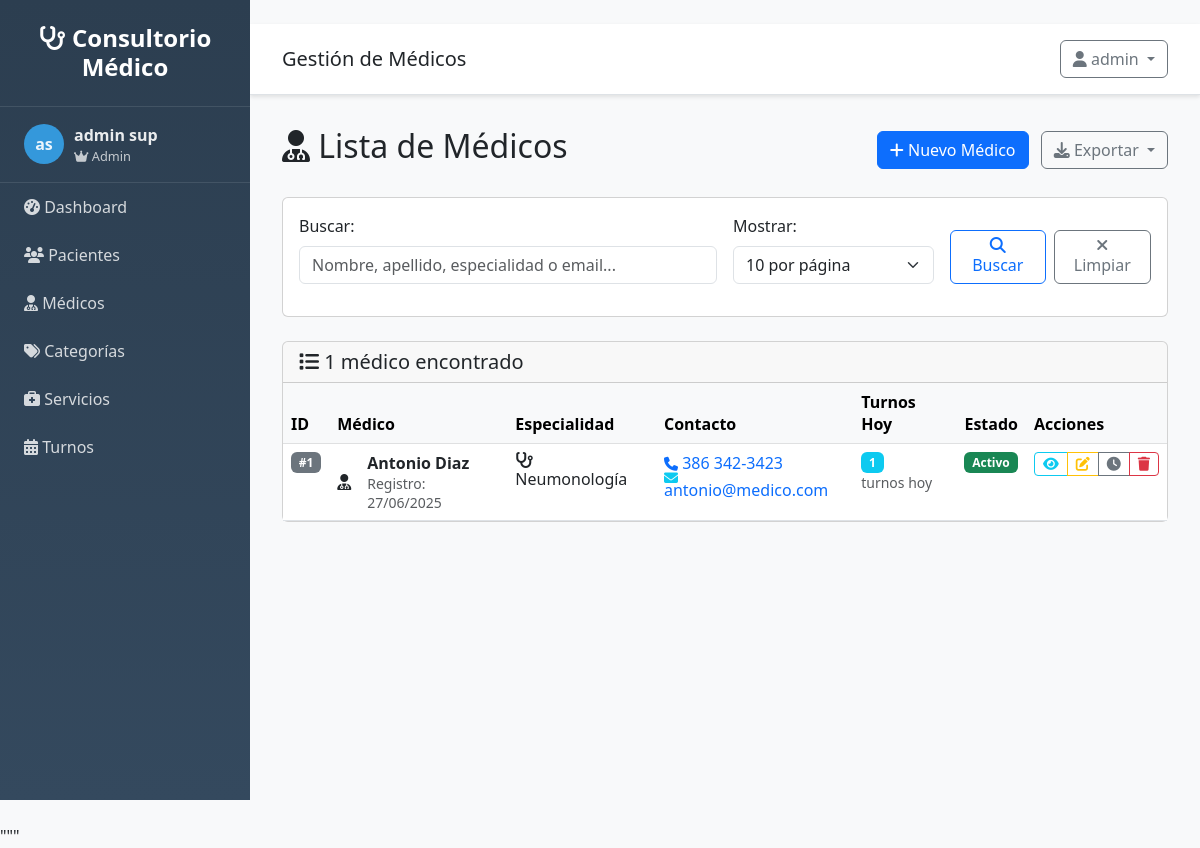
/profesionales/ (signed in), run on an earlier commit of the app's database.
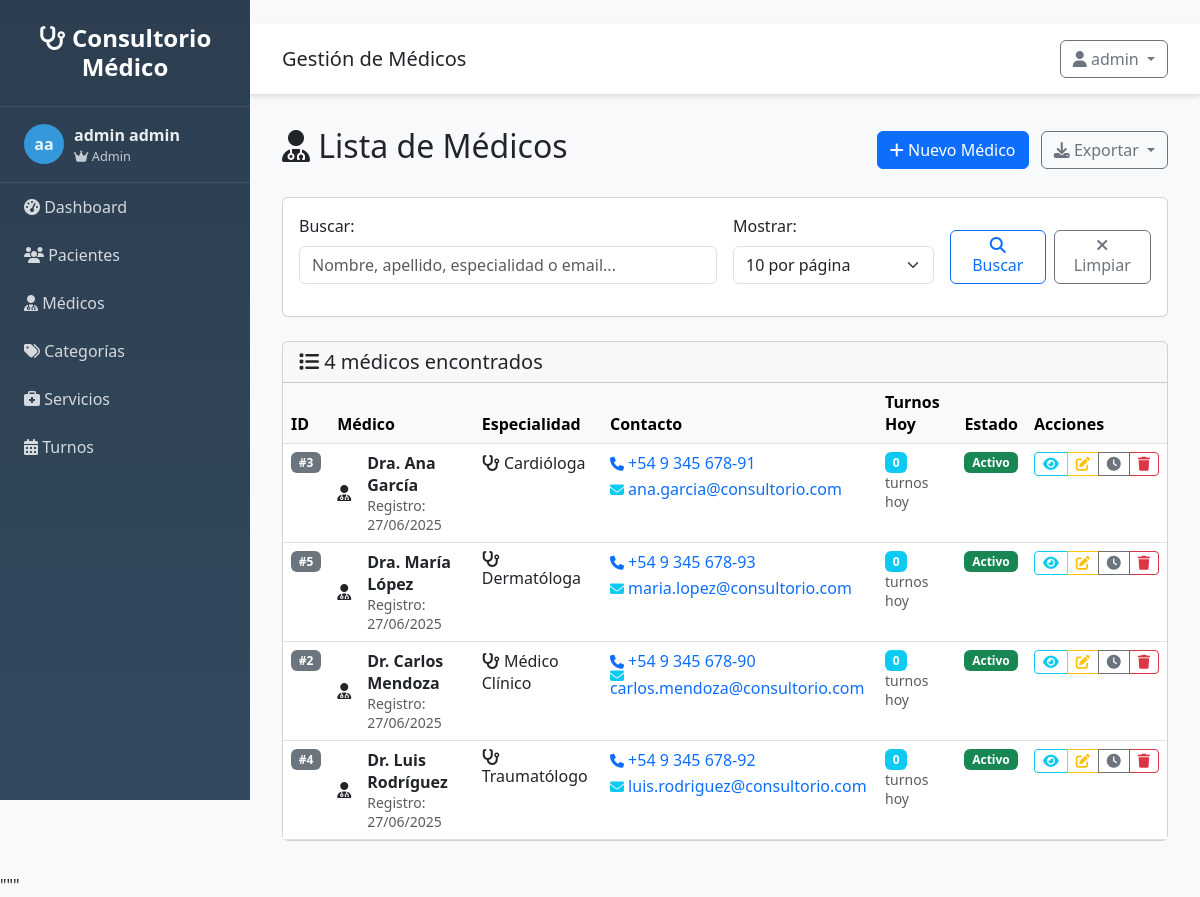
And on a later commit of the database.
### src/models/usuario.py (models this page shows, shortened)
class Usuario(UserMixin, db.Model):
    __tablename__ = 'usuarios'
    id = db.Column(db.Integer, primary_key=True)
    username = db.Column(db.String(80), unique=True, nullable=False)
    email = db.Column(db.String(120), unique=True, nullable=False)
    password_hash = db.Column(db.String(255), nullable=False)
    nombre = db.Column(db.String(100), nullable=False)
    apellido = db.Column(db.String(100), nullable=False)
    rol = db.Column(db.String(20), default='usuario')
    activo = db.Column(db.Boolean, default=True)
    ultimo_login = db.Column(db.DateTime)
    fecha_creacion = db.Column(db.DateTime, default=datetime.utcnow)
    @property
    def nombre_completo(self):
        return f"{self.nombre} {self.apellido}"
    def is_admin(self):
        return self.rol == 'admin'

### src/models/profesional.py (models this page shows, shortened)
class Profesional(db.Model):
    __tablename__ = 'profesionales'
    id = db.Column(db.Integer, primary_key=True)
    nombre = db.Column(db.String(100), nullable=False)
    apellido = db.Column(db.String(100), nullable=False)
    telefono = db.Column(db.String(20), nullable=True)
    email = db.Column(db.String(120), nullable=True)
    especialidad = db.Column(db.String(100), nullable=True)
    activo = db.Column(db.Boolean, default=True)
    fecha_creacion = db.Column(db.DateTime, default=datetime.utcnow)
    turnos = db.relationship('Turno', backref='profesional', lazy=True)
    @property
    def nombre_completo(self):
        return f"{self.nombre} {self.apellido}"

### src/routes/profesionales.py (the view)
@profesionales_bp.route('/')
@login_required
def listar():
    page = request.args.get('page', 1, type=int)
    per_page = request.args.get('per_page', 10, type=int)
    search = request.args.get('search', '', type=str)
    profesionales = ProfesionalService.get_paginated_profesionales(page, per_page, search)
    return render_template('profesionales/listar.html',
                         profesionales=profesionales,
                         search=search)

### src/app.py (called while the page is built)
def create_app(config=None):
    app = Flask(__name__,
                template_folder='../templates',
                static_folder='../static')
    if config:
        app.config.update(config)
    else:
        app.config.from_object(Config)
    init_db(app)
    init_auth(app)
    @app.context_processor
    def inject_user():
        from flask_login import current_user
        return dict(
            current_user=current_user,
            today=date.today(),
            now=datetime.now()
        )
    register_blueprints(app)
    register_template_filters(app)
    register_error_handlers(app)
    @app.route('/')
    def root():
        if current_user.is_authenticated:
            return redirect(url_for('main.index'))
        return redirect(url_for('auth.login'))
    return app

### src/auth.py (called while the page is built)
@login_manager.user_loader
def load_user(user_id):
    try:
        from src.models.usuario import Usuario
        return Usuario.query.get(int(user_id))
    except:
        return None

### templates/profesionales/listar.html (shortened to what the changed rows need)
{% extends "base.html" %}
{% block content %}
<div class="d-flex justify-content-between align-items-center mb-4">
    <h2>
        <i class="fas fa-user-md"></i> Lista de Médicos
    </h2>
</div>
<div class="card">
    <div class="card-header">
        <h5 class="card-title mb-0">
            <i class="fas fa-list"></i>
            {% if profesionales and profesionales.items %}
                {{ profesionales.total }} médico{{ 's' if profesionales.total != 1 else '' }} encontrado{{ 's' if profesionales.total != 1 else '' }}
            {% else %}
                No hay médicos
            {% endif %}
        </h5>
    </div>
    <div class="card-body p-0">
        {% if profesionales and profesionales.items %}
            <div class="table-responsive">
                <table class="table table-hover mb-0">
                    <thead class="table-light">
                        <tr>
                            <th>ID</th>
                            <th>Médico</th>
                            <th>Especialidad</th>
                            <th>Contacto</th>
                            <th>Turnos Hoy</th>
                            <th>Estado</th>
                            <th>Acciones</th>
                        </tr>
                    </thead>
                    <tbody>
                        {% for profesional in profesionales.items %}
                        <tr>
                            <td>
                                <span class="badge bg-secondary">#{{ profesional.id }}</span>
                            </td>
                            <td>
                                <div class="d-flex align-items-center">
                                    <div class="doctor-avatar me-3">
                                        <i class="fas fa-user-md"></i>
                                    </div>
                                    <div>
                                        <strong>{{ profesional.nombre_completo }}</strong>
                                        <br><small class="text-muted">Registro: {{ profesional.fecha_creacion.strftime('%d/%m/%Y') if profesional.fecha_creacion else 'N/A' }}</small>
                                    </div>
                                </div>
                            </td>
                            <td>
                                {% if profesional.especialidad %}
                                    <span class="specialty-badge">
                                        <i class="fas fa-stethoscope"></i>
                                        {{ profesional.especialidad }}
                                    </span>
                                {% else %}
                                    <span class="text-muted">Sin especialidad</span>
                                {% endif %}
                            </td>
                            <td>
                                <div class="contact-info">
                                    {% if profesional.telefono %}
                                        <div class="mb-1">
                                            <i class="fas fa-phone fa-sm text-primary"></i>
                                            <a href="tel:{{ profesional.telefono }}" class="text-decoration-none">
                                                {{ profesional.telefono|telefono }}
                                            </a>
                                        </div>
                                    {% endif %}
                                    {% if profesional.email %}
                                        <div>
                                            <i class="fas fa-envelope fa-sm text-info"></i>
                                            <a href="mailto:{{ profesional.email }}" class="text-decoration-none">
                                                {{ profesional.email }}
                                            </a>
                                        </div>
                                    {% endif %}
                                </div>
                            </td>
                            <td>
                                <div class="today-appointments">
                                    <span class="badge bg-info">
                                        {{ profesional.turnos|selectattr('fecha', 'equalto', today)|list|length if today else 0 }}
                                    </span>
                                    <small class="text-muted d-block">turnos hoy</small>
                                </div>
                            </td>
                            <td>
                                <span class="badge bg-success">Activo</span>
                            </td>
                            <td>
                                <div class="btn-group btn-group-sm">
                                    <a href="{{ url_for('profesionales.detalle', id=profesional.id) }}"
                                       class="btn btn-outline-info" title="Ver detalle">
                                        <i class="fas fa-eye"></i>
                                    </a>
                                    <a href="{{ url_for('profesionales.editar', id=profesional.id) }}"
                                       class="btn btn-outline-warning" title="Editar">
                                        <i class="fas fa-edit"></i>
                                    </a>
                                    <a href="{{ url_for('profesionales.horarios', id=profesional.id) }}"
                                       class="btn btn-outline-secondary" title="Ver horarios">
                                        <i class="fas fa-clock"></i>
                                    </a>
                                    <button type="button" class="btn btn-outline-danger"
                                            title="Eliminar" onclick="eliminarProfesional({{ profesional.id }}, '{{ profesional.nombre_completo }}')">
                                        <i class="fas fa-trash"></i>
                                    </button>
                                </div>
                            </td>
                        </tr>
                        {% endfor %}
                    </tbody>
                </table>
            </div>
        {% endif %}
    </div>
</div>
{% endblock %}

### templates/base.html (shortened to what this page needs)
<!DOCTYPE html>
<html lang="es">
<head>
    <link href="https://cdn.jsdelivr.net/npm/bootstrap@5.3.0/dist/css/bootstrap.min.css" rel="stylesheet">
    <link href="https://cdnjs.cloudflare.com/ajax/libs/font-awesome/6.4.0/css/all.min.css" rel="stylesheet">
</head>
<body>
    <nav class="sidebar" id="sidebar">
        <div class="logo">
            <h4><i class="fas fa-stethoscope"></i> Consultorio Médico</h4>
        </div>
        {% if current_user and current_user.is_authenticated %}
        <div class="user-info">
            <div class="user-avatar">
                {{ current_user.nombre[0] if current_user.nombre else 'U' }}{{ current_user.apellido[0] if current_user.apellido else 'S' }}
            </div>
            <div>
                <div class="fw-bold">{{ current_user.nombre_completo if current_user.nombre_completo else 'Usuario' }}</div>
                <div style="font-size: 0.8em; opacity: 0.8;">
                    {% if current_user.is_admin and current_user.is_admin() %}
                        <i class="fas fa-crown"></i> Admin
                    {% elif current_user.is_medico and current_user.is_medico() %}
                        <i class="fas fa-user-md"></i> Médico
                    {% else %}
                        <i class="fas fa-user"></i> Usuario
                    {% endif %}
                </div>
            </div>
        </div>
        {% endif %}
        <ul class="nav flex-column">
            <li class="nav-item">
                <a class="nav-link" href="{{ url_for('main.index') }}">
                    <i class="fas fa-tachometer-alt"></i> Dashboard
            </a>
        </li>
            {% if current_user and current_user.is_authenticated %}
            <li class="nav-item">
                <a class="nav-link" href="{{ url_for('clientes.listar') if url_for else '#' }}">
                    <i class="fas fa-users"></i> Pacientes
                </a>
            </li>
            <li class="nav-item">
                <a class="nav-link" href="{{ url_for('profesionales.listar') if url_for else '#' }}">
                    <i class="fas fa-user-md"></i> Médicos
                </a>
            </li>
            <li class="nav-item">
                <a class="nav-link" href="{{ url_for('categorias.listar') if url_for else '#' }}">
                    <i class="fas fa-tags"></i> Categorías
                </a>
            </li>
            <li class="nav-item">
                <a class="nav-link" href="{{ url_for('servicios.listar') if url_for else '#' }}">
                    <i class="fas fa-briefcase-medical"></i> Servicios
                </a>
            </li>
            <li class="nav-item">
                <a class="nav-link" href="{{ url_for('turnos.listar') if url_for else '#' }}">
                    <i class="fas fa-calendar-alt"></i> Turnos
                </a>
            </li>
            {% endif %}
        </ul>
    </nav>
    <div class="main-content">
        <div class="top-navbar d-flex justify-content-between align-items-center">
            <div>
                <h5 class="mb-0">{% block page_title %}Sistema de Gestión{% endblock %}</h5>
            </div>
            <div class="dropdown">
                <button class="btn btn-outline-secondary dropdown-toggle" type="button" data-bs-toggle="dropdown">
                    <i class="fas fa-user"></i>
                    {% if current_user and current_user.is_authenticated %}
                        {{ current_user.nombre if current_user.nombre else 'Usuario' }}
                    {% else %}
                        Invitado
                    {% endif %}
                </button>
            </div>
        </div>
        <div class="content-wrapper">
            {% block content %}{% endblock %}
        </div>
    </div>
</body>
</html>

What changed in the data, as far as the page shows it:
no longer on this page (row edited): Profesional: id "1", nombre_completo "Antonio Diaz", fecha_creacion "27/06/2025", especialidad "Neumonología", telefono|telefono "386 342-3423", email "antonio@medico.com", turnos|selectattr "1"
changed Usuario "admin": apellido "s" → "a"; nombre+apellido "admin sup" → "admin admin"
added Profesional: id "3", nombre_completo "Dra. Ana García", fecha_creacion "27/06/2025", especialidad "Cardióloga", telefono|telefono "+54 9 345 678-91", email "ana.garcia@consultorio.com", turnos|selectattr "0"
added Profesional: id "5", nombre_completo "Dra. María López", fecha_creacion "27/06/2025", especialidad "Dermatóloga", telefono|telefono "+54 9 345 678-93", email "maria.lopez@consultorio.com", turnos|selectattr "0"
added Profesional: id "2", nombre_completo "Dr. Carlos Mendoza", fecha_creacion "27/06/2025", especialidad "Médico Clínico", telefono|telefono "+54 9 345 678-90", email "carlos.mendoza@consultorio.com", turnos|selectattr "0"
added Profesional: id "4", nombre_completo "Dr. Luis Rodríguez", fecha_creacion "27/06/2025", especialidad "Traumatólogo", telefono|telefono "+54 9 345 678-92", email "luis.rodriguez@consultorio.com", turnos|selectattr "0"
Also different on the page:
{{ profesionales.total }}: "1" → "4"
{{ 's' if profesionales.total != 1 else '' }}: (not shown) → "s"
